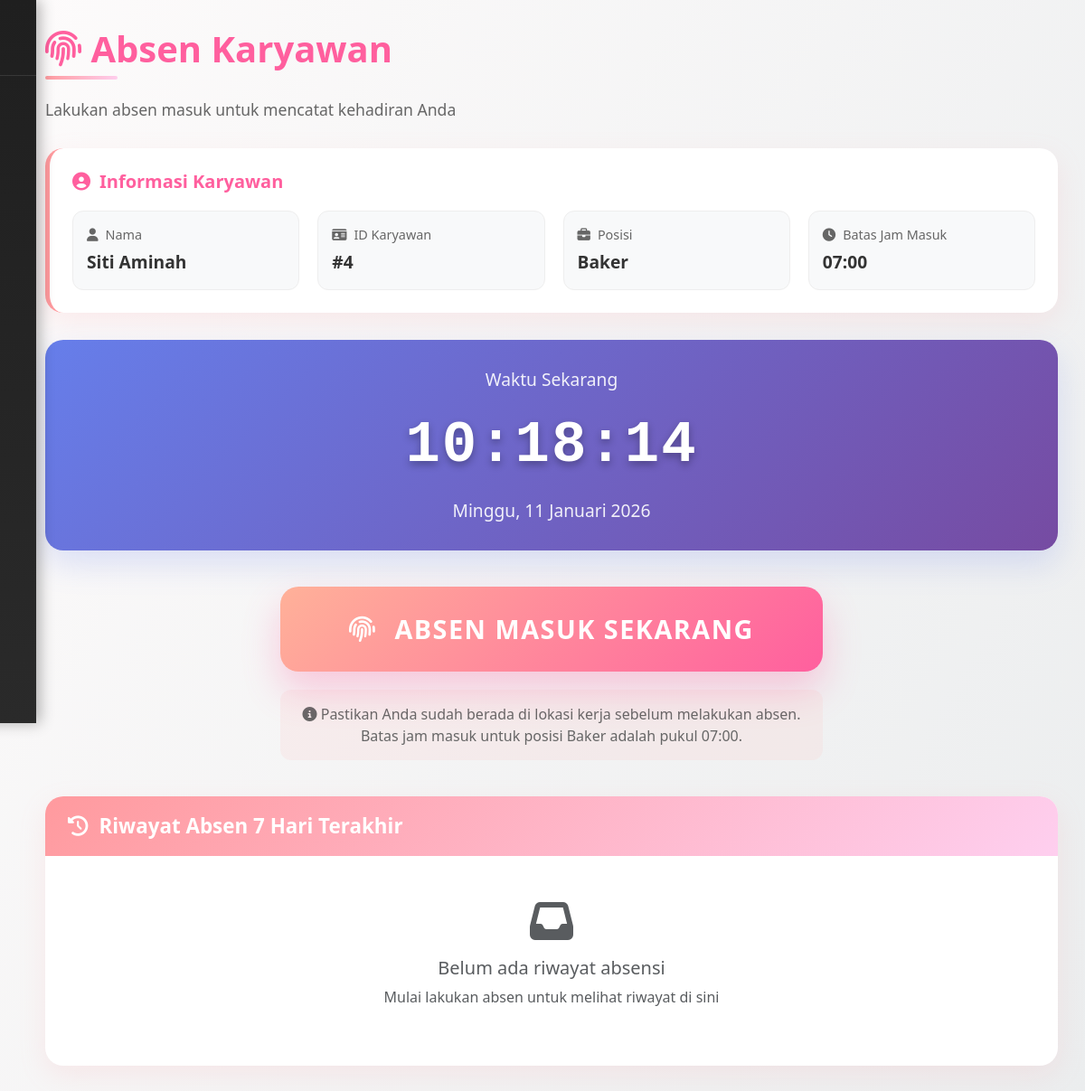
Screenshot of /dapur-melly/user/absen.php (signed in) with the database file from the repository.
### tables this page shows
CREATE TABLE `karyawan` (
  `id_karyawan` int(11) NOT NULL,
  `user_id` int(11) NOT NULL,
  `alamat` text DEFAULT NULL,
  `no_telp` varchar(20) DEFAULT NULL,
  `gaji_pokok` decimal(12,2) NOT NULL,
  `lama_bekerja` int(11) DEFAULT NULL COMMENT 'dalam bulan',
  `posisi` varchar(50) DEFAULT NULL,
  `tgl_masuk` date DEFAULT NULL,
  `tgl_gajian_rutin` tinyint(4) DEFAULT NULL COMMENT 'contoh: 25',
  `tgl_gajian` date DEFAULT NULL
);

### dapur-melly/user/absen.php (the view, shortened to what this page needs)
<?php
include '../config/koneksi.php';
$user_id = null;
$possible_user_ids = ['id', 'user_id', 'userid', 'user'];
foreach ($possible_user_ids as $key) {
    if (isset($_SESSION[$key])) {
        $user_id = $_SESSION[$key];
        break;
    }
}
$nama_user = $_SESSION['nama_lengkap'] ?? 'Karyawan';
$query_karyawan = mysqli_query($conn, "SELECT * FROM karyawan WHERE user_id = '$user_id'");
$data_karyawan = mysqli_fetch_assoc($query_karyawan);
$id_karyawan = $data_karyawan['id_karyawan'] ?? 0;
$posisi = $data_karyawan['posisi'] ?? 'Belum ditentukan';
$jam_batas_masuk = '08:00';
if (strtolower($posisi) === 'baker') {
    $jam_batas_masuk = '07:00';
} elseif (strtolower($posisi) === 'dekor') {
    $jam_batas_masuk = '08:00';
}
$sudah_absen_hari_ini = false;
$jam_absen_hari_ini = '';
$riwayat_absen = [];
?>
<!DOCTYPE html>
<html lang="id">
<head>
<link href="https://cdn.jsdelivr.net/npm/bootstrap@5.3.0/dist/css/bootstrap.min.css" rel="stylesheet">
<link rel="stylesheet" href="https://cdnjs.cloudflare.com/ajax/libs/font-awesome/6.5.1/css/all.min.css"/>
<link rel="stylesheet" href="https://cdn.jsdelivr.net/npm/sweetalert2@11/dist/sweetalert2.min.css">
</head>
<body>
<?php include '../includes/sidebar.php'; ?>
<div class="main-content">
<div class="page-header">
    <h1><i class="fas fa-fingerprint"></i> Absen Karyawan</h1>
    <p>Lakukan absen masuk untuk mencatat kehadiran Anda</p>
</div>
<div class="info-card">
    <h5><i class="fas fa-user-circle"></i> Informasi Karyawan</h5>
    <div class="info-grid">
        <div class="info-item">
            <div class="info-label"><i class="fas fa-user"></i> Nama</div>
            <div class="info-value"><?= htmlspecialchars($nama_user) ?></div>
        </div>
        <div class="info-item">
            <div class="info-label"><i class="fas fa-id-card"></i> ID Karyawan</div>
            <div class="info-value">#<?= $id_karyawan ?></div>
        </div>
        <div class="info-item">
            <div class="info-label"><i class="fas fa-briefcase"></i> Posisi</div>
            <div class="info-value"><?= htmlspecialchars($posisi) ?></div>
        </div>
        <div class="info-item">
            <div class="info-label"><i class="fas fa-clock"></i> Batas Jam Masuk</div>
            <div class="info-value"><?= $jam_batas_masuk ?></div>
        </div>
    </div>
</div>
<div class="jam-digital-container">
    <div class="jam-label">Waktu Sekarang</div>
    <div class="jam-digital" id="jamDigital"><?= date('H:i:s') ?></div>
    <div class="tanggal-digital" id="tanggalDigital"><?= date('d F Y') ?></div>
</div>
<div class="absen-section">
    <?php if ($sudah_absen_hari_ini): ?>
        <div class="alert-sudah-absen">
            <h4><i class="fas fa-check-circle"></i> Anda Sudah Absen Hari Ini</h4>
            <p style="font-size: 1.2rem;">Jam absen masuk: <strong><?= $jam_absen_hari_ini ?></strong></p>
            <p style="margin-top: 10px; opacity: 0.9;">Absen selanjutnya dapat dilakukan besok.</p>
        </div>
    <?php else: ?>
        <form method="POST" id="formAbsen">
            <button type="submit" name="absen_masuk" class="absen-button" id="btnAbsen">
                <i class="fas fa-fingerprint"></i>
                <span>ABSEN MASUK SEKARANG</span>
            </button>
            <div class="absen-info">
                <i class="fas fa-info-circle"></i> Pastikan Anda sudah berada di lokasi kerja sebelum melakukan absen.
                Batas jam masuk untuk posisi <?= htmlspecialchars($posisi) ?> adalah pukul <?= $jam_batas_masuk ?>.
            </div>
        </form>
    <?php endif; ?>
</div>
<div class="riwayat-card">
    <div class="riwayat-header">
        <h3><i class="fas fa-history"></i> Riwayat Absen 7 Hari Terakhir</h3>
    </div>
    <div class="card-body">
        <?php if (empty($riwayat_absen)): ?>
            <div class="text-center py-5">
                <i class="fas fa-inbox fa-3x text-muted mb-3"></i>
                <h5 class="text-muted">Belum ada riwayat absensi</h5>
                <p class="text-muted">Mulai lakukan absen untuk melihat riwayat di sini</p>
            </div>
        <?php endif; ?>
    </div>
</div>
</div>
</body>
</html>

### dapur-melly/user/absen.php (style rules this page uses)
:root { --pink-light: #ff9a9e; --pink-dark: #ff5f9e; --pink-gradient: linear-gradient(135deg, #ff9a9e 0%, #fecfef 100%); --orange-gradient: linear-gradient(135deg, #ffb199 0%, #ff5f9e 100%); --soft-pink: #fff0f5; --card-shadow: 0 10px 30px rgba(255, 154, 158, 0.15); --text-dark: #333; --text-light: #666; }
* { box-sizing: border-box; margin: 0; padding: 0; }
body { font-family: 'Segoe UI', Tahoma, Geneva, Verdana, sans-serif; background-color: #f9f7fe; background-image: linear-gradient(120deg, #fdfbfb 0%, #ebedee 100%); min-height: 100vh; color: var(--text-dark); overflow-x: hidden; }
.main-content { margin-left: 20px; padding: 30px; min-height: 100vh; transition: margin-left 0.35s ease; }
.page-header { margin-bottom: 30px; }
.page-header h1 { color: #ff5f9e; font-weight: 700; font-size: 2.5rem; margin-bottom: 10px; position: relative; display: inline-block; }
.page-header h1:after { content: ''; position: absolute; bottom: -10px; left: 0; width: 80px; height: 4px; background: var(--pink-gradient); border-radius: 2px; }
.page-header p { color: var(--text-light); font-size: 1.1rem; margin-top: 20px; }
.info-card { background: white; border-radius: 20px; padding: 25px; box-shadow: var(--card-shadow); margin-bottom: 30px; border-left: 5px solid #ff9a9e; }
.info-card h5 { color: #ff5f9e; font-weight: 600; margin-bottom: 20px; display: flex; align-items: center; gap: 10px; }
.info-grid { display: grid; grid-template-columns: repeat(auto-fit, minmax(200px, 1fr)); gap: 20px; }
.info-item { padding: 15px; background: #f8f9fa; border-radius: 12px; border: 1px solid #eee; }
.info-label { font-size: 0.9rem; color: #666; margin-bottom: 5px; display: flex; align-items: center; gap: 8px; }
.info-value { font-size: 1.2rem; font-weight: 700; color: var(--text-dark); }
.jam-digital-container { text-align: center; margin: 30px 0; padding: 30px; background: linear-gradient(135deg, #667eea, #764ba2); border-radius: 20px; color: white; box-shadow: 0 15px 35px rgba(102, 126, 234, 0.2); }
.jam-label { font-size: 1.2rem; opacity: 0.9; margin-bottom: 10px; }
.jam-digital { font-size: 4rem; font-weight: 900; font-family: 'Courier New', monospace; text-shadow: 0 4px 8px rgba(0,0,0,0.3); letter-spacing: 2px; }
.tanggal-digital { font-size: 1.2rem; opacity: 0.9; margin-top: 10px; }
.absen-section { text-align: center; margin: 40px 0; }
.absen-button { background: var(--orange-gradient); color: white; border: none; padding: 25px 50px; font-size: 1.8rem; font-weight: 800; border-radius: 20px; box-shadow: 0 20px 40px rgba(255, 95, 158, 0.3); transition: all 0.3s ease; display: inline-flex; align-items: center; justify-content: center; gap: 20px; text-transform: uppercase; letter-spacing: 1.5px; position: relative; overflow: hidden; cursor: pointer; width: 100%; max-width: 600px; margin: 0 auto; }
.absen-button:before { content: ''; position: absolute; top: 0; left: -100%; width: 100%; height: 100%; background: linear-gradient(90deg, transparent, rgba(255,255,255,0.3), transparent); transition: 0.5s; }
.absen-info { margin-top: 20px; color: var(--text-light); font-size: 1rem; max-width: 600px; margin: 20px auto 0; padding: 15px; background: rgba(255, 154, 158, 0.1); border-radius: 12px; }
.riwayat-card { background: white; border-radius: 20px; box-shadow: var(--card-shadow); overflow: hidden; margin-top: 40px; }
.riwayat-header { background: var(--pink-gradient); color: white; padding: 20px 25px; border-bottom: none; }
.riwayat-header h3 { margin: 0; font-weight: 600; font-size: 1.4rem; display: flex; align-items: center; gap: 12px; }
.pulse { animation: pulse 1s infinite; }

### rows the page displays
karyawan: id_karyawan "4", posisi "Baker", posisi "07:00"

### other values shown
$nama_user "Siti Aminah"
